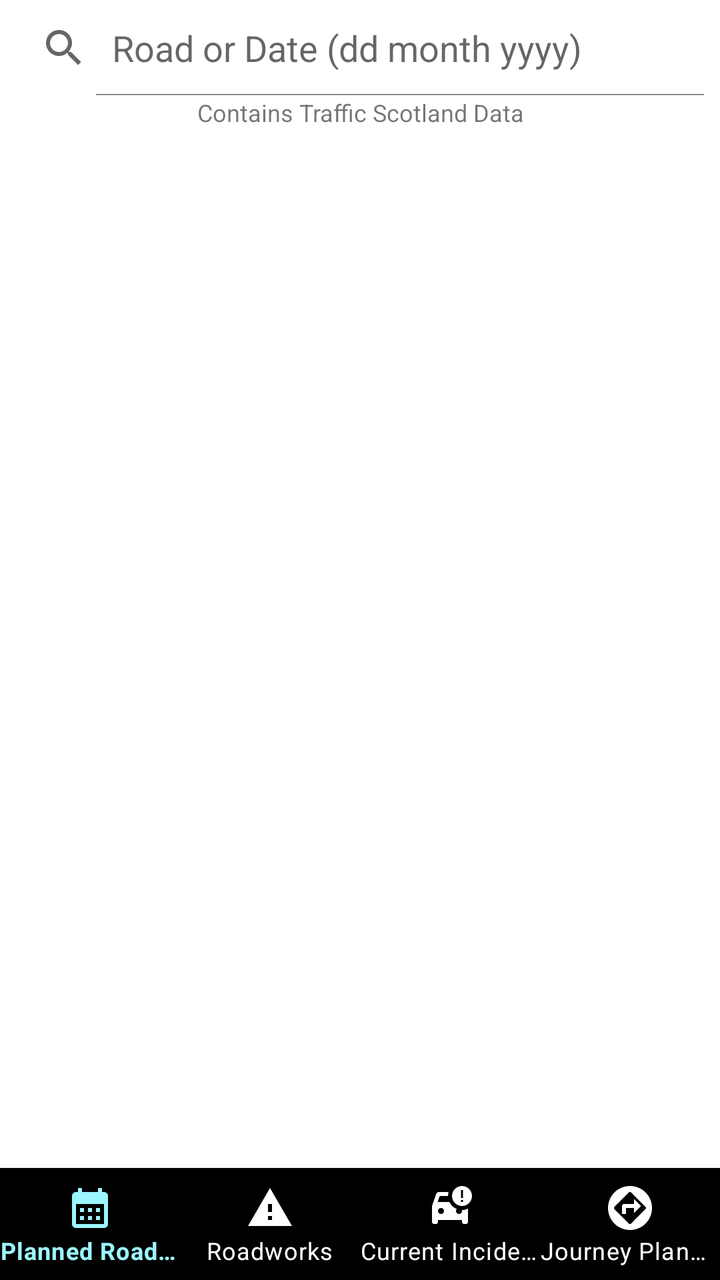
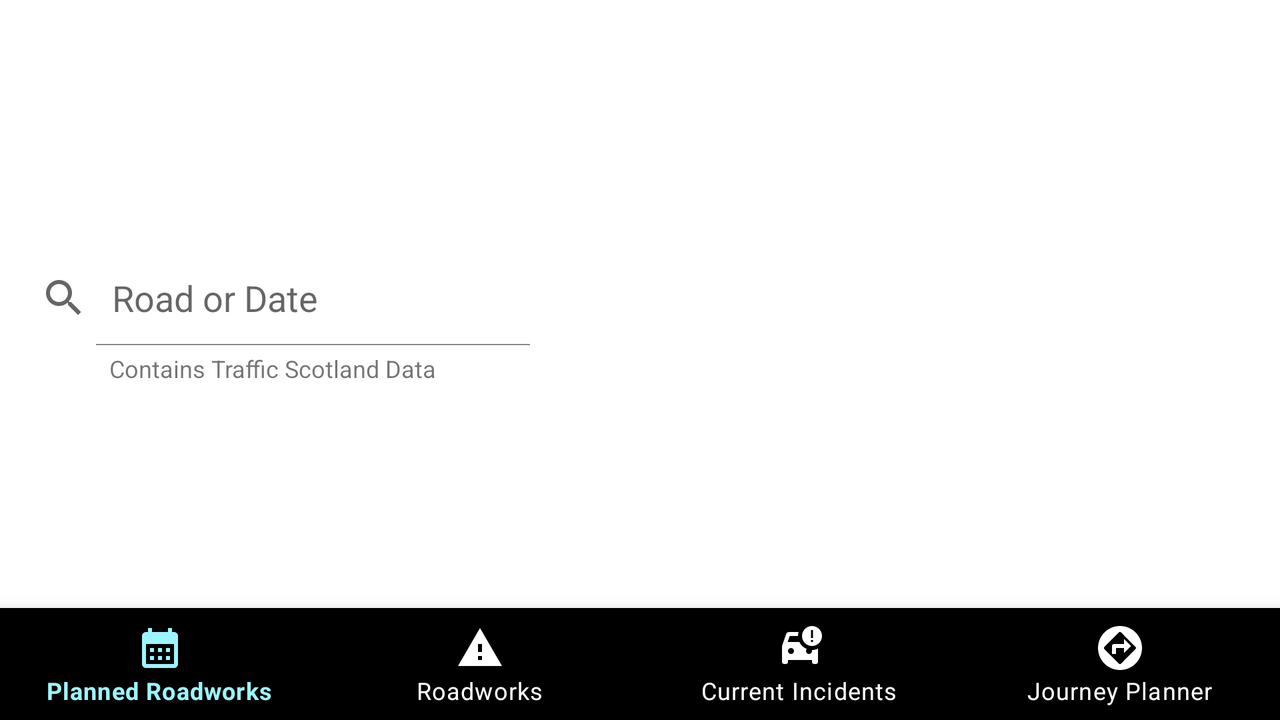

Two renders of one Android screen. The first uses the default layout on a phone; the second uses the alternative layout the repository ships for a different screen configuration, on a matching device. The two XML files are below.
<!-- AndroidManifest.xml: application theme Theme.Kozakos_Georgios_S2003684 -->
<!-- res/layout/activity_main.xml -->
<LinearLayout xmlns:android="http://schemas.android.com/apk/res/android"
    xmlns:tools="http://schemas.android.com/tools"
    android:layout_width="fill_parent"
    android:layout_height="fill_parent"
    xmlns:app="http://schemas.android.com/apk/res-auto"
    android:scrollbarStyle="insideOverlay"
    tools:context=".MainActivity">


    <LinearLayout
        android:layout_width="fill_parent"
        android:layout_height="fill_parent"
        android:orientation="vertical">


        <SearchView
            android:layout_width="match_parent"
            android:layout_height="wrap_content"
            android:id="@+id/plannedRoadworkSearchView"
            android:iconifiedByDefault="false"
            android:queryHint="Road or Date (dd month yyyy)"/>

        <TextView
            android:id="@+id/acknowledgement"
            android:layout_width="match_parent"
            android:layout_height="wrap_content"
            android:text="Contains Traffic Scotland Data"
            android:textAlignment="center"
            android:textSize="12sp" />

        <ListView
            android:id="@+id/plannedRoadworksList"
            android:layout_width="fill_parent"
            android:layout_height="486dp"
            android:layout_weight="1"
            android:nestedScrollingEnabled="true"
            android:scrollbarSize="3dp"
            android:scrollbarStyle="outsideOverlay"
            android:scrollbars="vertical"
            android:scrollingCache="true"
            android:smoothScrollbar="true" >

        </ListView>

        <com.google.android.material.bottomnavigation.BottomNavigationView
            android:layout_width="match_parent"
            android:layout_height="wrap_content"
            android:id="@+id/bottom_nav"
            app:itemBackground="@color/black"
            app:itemTextColor="@drawable/selector"
            app:itemIconTint="@drawable/selector"
            app:menu="@menu/menu"
            app:labelVisibilityMode="labeled"

            />

    </LinearLayout>

</LinearLayout>
<!-- resources referenced by this layout -->
<resources>
  <color name="black">#FF000000</color>
  <!-- drawable selector (drawable) -->
  <?xml version="1.0" encoding="utf-8"?>
  <selector xmlns:android="http://schemas.android.com/apk/res/android">
  
      <item
          android:state_selected="true"
          android:drawable="@color/white"
          android:color="@color/lightblue"/>
  
      <item
          android:state_selected="false"
          android:color="@android:color/white"/>
  
  </selector>
  <style name="Theme.Kozakos_Georgios_S2003684" parent="Theme.MaterialComponents.DayNight.NoActionBar">
          
          <item name="colorPrimary">@color/black</item>
          <item name="colorPrimaryVariant">@color/black</item>
          <item name="colorOnPrimary">@color/white</item>
          
          <item name="colorSecondary">@color/teal_200</item>
          <item name="colorSecondaryVariant">@color/teal_700</item>
          <item name="colorOnSecondary">@color/black</item>
          
          <item name="android:statusBarColor" tools:targetApi="l">?attr/colorPrimaryVariant</item>
          
      </style>
  <color name="white">#FFFFFFFF</color>
  <color name="lightblue">#9bf6ff</color>
  <color name="teal_200">#FF03DAC5</color>
  <color name="teal_700">#FF018786</color>
</resources>
<!-- res/layout-land/activity_main.xml (the repository's variant of the layout above) -->
<!-- drawn on the phone turned sideways -->
<RelativeLayout xmlns:android="http://schemas.android.com/apk/res/android"
    xmlns:tools="http://schemas.android.com/tools"
    android:layout_width="fill_parent"
    android:layout_height="fill_parent"
    xmlns:app="http://schemas.android.com/apk/res-auto"
    android:scrollbarStyle="insideOverlay"
    tools:context=".MainActivity">


    <RelativeLayout
        android:layout_width="fill_parent"
        android:layout_height="fill_parent"
        android:orientation="vertical">


        <SearchView
            android:id="@+id/plannedRoadworkSearchView"
            android:layout_width="273dp"
            android:layout_height="wrap_content"
            android:iconifiedByDefault="false"
            android:queryHint="Road or Date"
            android:layout_marginTop="125dp"/>

        <TextView
            android:id="@+id/acknowledgement"
            android:layout_width="272dp"
            android:layout_height="wrap_content"
            android:layout_below="@+id/plannedRoadworkSearchView"
            android:layout_marginTop="3dp"
            android:text="Contains Traffic Scotland Data"
            android:textAlignment="center"
            android:textSize="12sp" />

        <ListView
            android:id="@+id/plannedRoadworksList"
            android:layout_width="440dp"
            android:layout_height="match_parent"
            android:layout_alignParentEnd="true"
            android:layout_marginLeft="4dp"
            android:layout_marginEnd="-2dp"
            android:layout_toRightOf="@+id/plannedRoadworkSearchView"
            android:layout_weight="1"
            android:nestedScrollingEnabled="true"
            android:scrollbarSize="3dp"
            android:scrollbarStyle="outsideOverlay"
            android:scrollbars="vertical"
            android:scrollingCache="true"
            android:smoothScrollbar="true">

        </ListView>

        <com.google.android.material.bottomnavigation.BottomNavigationView
            android:layout_width="match_parent"
            android:layout_height="wrap_content"
            android:id="@+id/bottom_nav"
            app:itemBackground="@color/black"
            app:itemTextColor="@drawable/selector"
            app:itemIconTint="@drawable/selector"
            app:menu="@menu/menu"
            app:labelVisibilityMode="labeled"
            android:background="@color/black"
            android:layout_alignBottom="@+id/plannedRoadworksList"
            />

    </RelativeLayout>

</RelativeLayout>
